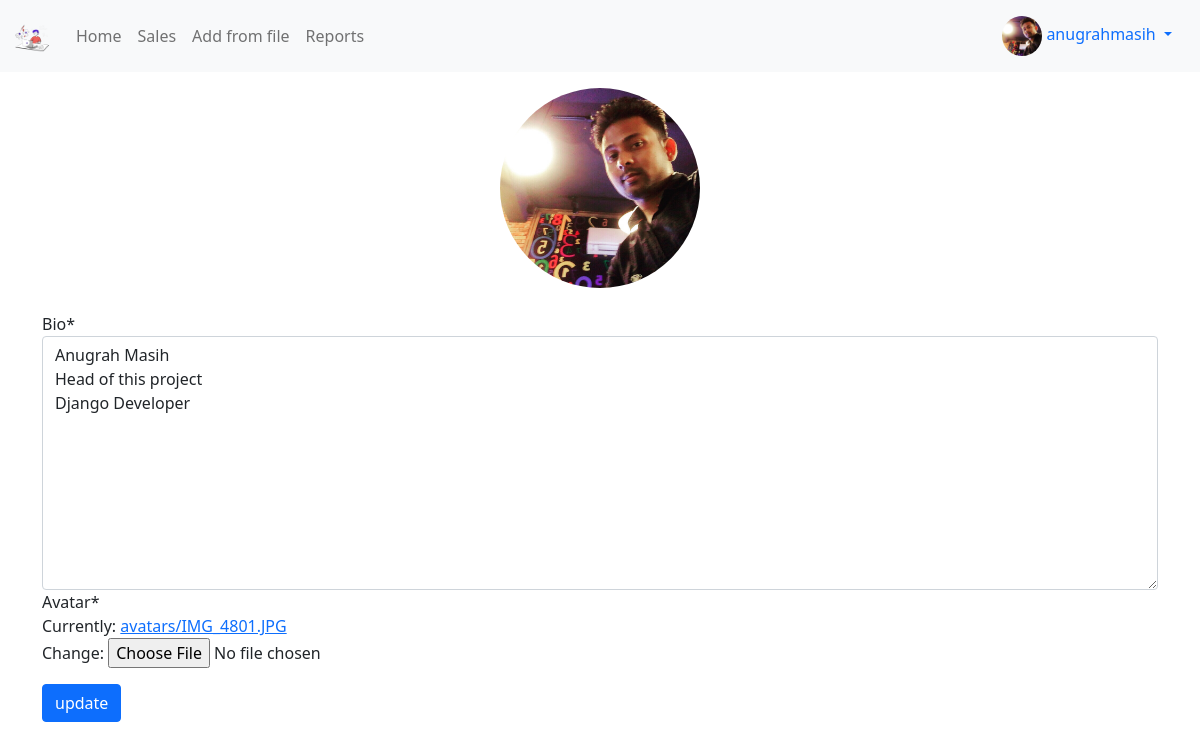
Page /my_profile/ (signed in) on the committed database.
### profiles/models.py (models this page shows, shortened)
class Profile(models.Model):
    user = models.OneToOneField(User, on_delete=models.CASCADE) #here oneToone helps to create only 1 profile per user
    bio = models.TextField(default="no bio...")
    avatar = models.ImageField(upload_to='avatars', default='no_picture.png')
    created = models.DateTimeField(auto_now_add=True)
    updated = models.DateTimeField(auto_now=True)

### profiles/views.py (the view)
# urls.py: path('', my_profile_view, name='my')
@login_required
def my_profile_view(request):
    profile = Profile.objects.get(user=request.user)
    form = ProfileForm(request.POST or None, request.FILES or None, instance=profile)
    confirm = False
    if form.is_valid():
        form.save()
        confirm = True
    context = {
        'profile': profile,
        'form': form,
        'confirm': confirm,
    }
    return render(request, 'profiles/main.html', context)

### profiles/forms.py
class ProfileForm(forms.ModelForm):
    class Meta:
        model= Profile
        exclude= ('user',)

### profiles/templates/profiles/main.html (shortened to what this page needs)
{% extends "base.html" %}
{% load crispy_forms_tags %}
{% block content %}
<div class="text-center">
  <img src="{{profile.avatar.url}}" alt="my-profile" class="avatar-big">
</div>
<br>
<form action="" method="POST" enctype="multipart/form-data">
  {{form|crispy}}
  <button type="submit" class="btn btn-primary mt-3">update</button>
</form>
{% endblock content %}

### templates/navbar.html (shortened to what this page needs)
{% load static %}
{% url 'sales:home' as path_to_home %}
{% url 'sales:list' as path_to_sales %}
{% url 'reports:from-file' as path_to_from_file %}
{% url 'reports:main' as path_to_reports %}
<nav class="navbar navbar-expand-lg navbar-light bg-light">
    <div class="container-fluid">
        <a class="navbar-brand" href=""><img src="{% static 'logo.png' %}" class="logo-sm"></a>
        <div class="collapse navbar-collapse" id="navbarNav">
            <ul class="navbar-nav">
                <li class="nav-item">
                    <a class="nav-link {% if request.path == path_to_home%}active{% endif %}" href="{{path_to_home}}">Home</a>
                </li>
                <li class="nav-item">
                    <a class="nav-link {% if request.path == path_to_sales%}active{% endif %}" href="{{path_to_sales}}">Sales</a>
                </li>
                <li class="nav-item">
                    <a class="nav-link {% if request.path == path_to_from_file%}active{% endif %}" href="{{path_to_from_file}}">Add from file</a>
                </li>
                <li class="nav-item">
                    <a class="nav-link {% if request.path == path_to_reports%}active{% endif %}" href="{{path_to_reports}}">Reports</a>
                </li>
            </ul>
        </div>
        {% if request.user.is_authenticated %}
        <div class="nav-item dropdown">
            <div class="nav-link dropdown-toggle" id="navbarDropdownMenuLink" role="button" data-bs-toggle="dropdown" aria-expanded="false">
                <img src="{{request.user.profile.avatar.url}}" class="avatar-sm">&nbsp;{{request.user}}
            </div>
        </div>
        {% endif %}
    </div>
</nav>

### static/style.css (style rules this page uses)
.avatar-sm { height: 40px; width:40px; border-radius:50%; }
.avatar-big { height: 200px; width:200px; border-radius:50%; }
.logo-sm { height:30px; width:auto; }

### rows in the picture
Profile: avatar (picture), bio "Anugrah Masih Head of this project Django Developer"

### other values in the picture
{{ request.user }} "anugrahmasih"
